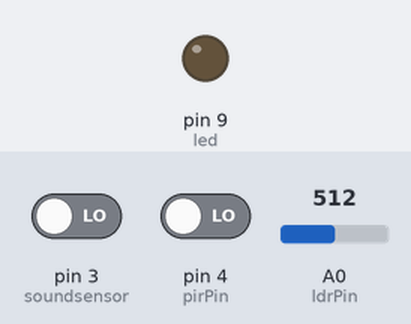
Bench run of a sketch on a simulated Arduino Uno, built with avr-gcc and run on an emulated ATmega328P. Shown: output pins drawn as LEDs (lit = HIGH). The inputs (shaded band) are chosen by the test bench; at power-on: pin 3 (soundsensor) LOW, pin 4 (pirPin) LOW, A0 (ldrPin) = 512.

Above: at 1.2 s.
1.3 s: pin 3 (soundsensor) driven HIGH and pin 4 (pirPin) driven HIGH
At 2.0 s:
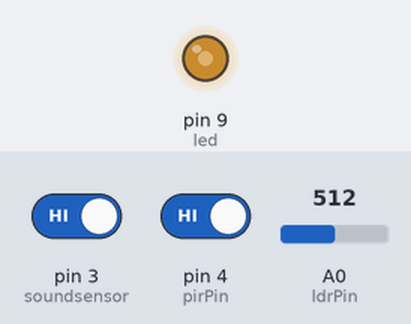
2.8 s: A0 (ldrPin) set to 716
At 3.2 s:
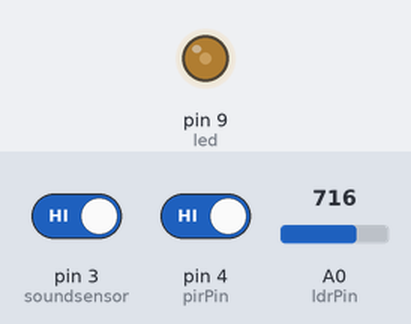
4.3 s: A0 (ldrPin) set to 900
At 5.5 s:
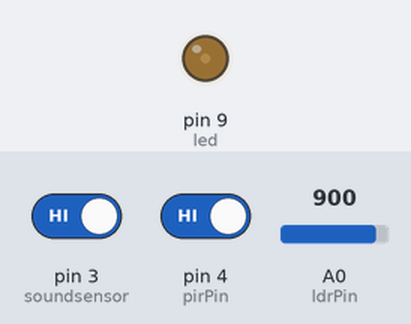
5.8 s: A0 (ldrPin) set to 122
At 6.6 s:
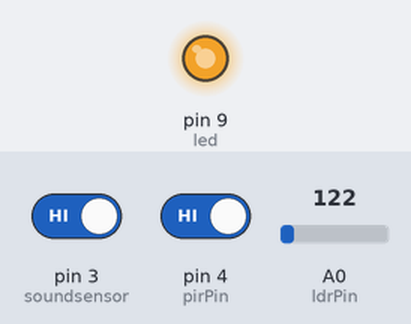
7.3 s: pin 3 (soundsensor) driven LOW
At 7.8 s:
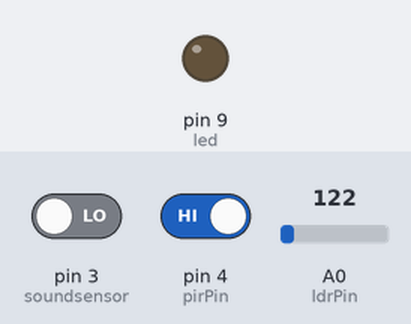
8.8 s: pin 3 (soundsensor) driven HIGH
At 10.1 s:
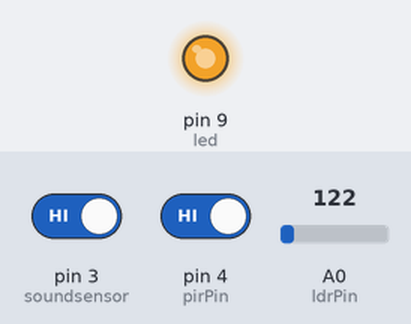
Timing chart, 0 to 11.3 s (numbered marks = the images above; inputs shaded):
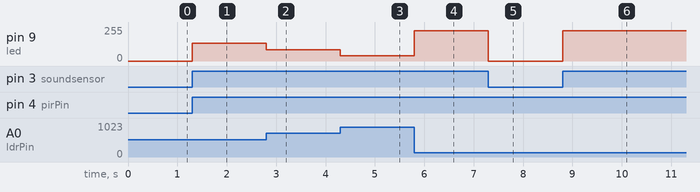

The sketch:

sketch_apr2a.ino
```cpp
int soundsensor = 3;
int pirPin = 4;
int led = 9;
int ldrPin = A0;

void setup()
{
  pinMode(soundsensor, INPUT);
  pinMode(pirPin, INPUT);
  pinMode(led, OUTPUT);
}

void loop()
{
  int motion = digitalRead(pirPin);            // PIR sensor: HIGH if motion detected
  int sensorvalue = digitalRead(soundsensor);  // Sound sensor: HIGH if sound detected
  int lightValue = analogRead(ldrPin);         // LDR: 0 (dark) to 1023 (bright)

  if (motion == HIGH && sensorvalue == HIGH)
  {
    int brightness = map(lightValue, 0, 1023, 255, 10);
    brightness = constrain(brightness, 10, 255);
    analogWrite(led, brightness);
  }
  else
  {
    analogWrite(led, 0);  // Turn LED off if no motion or no sound
  }
}
```

Measured:
- after the input at 1.3 s, pin 9 (led): 0/255 → 133/255 at once
- after the input at 2.8 s, pin 9 (led): 133/255 → 84/255 at once
- after the input at 4.3 s, pin 9 (led): 84/255 → 40/255 at once
- after the input at 5.8 s, pin 9 (led): 40/255 → 226/255 at once
- after the input at 7.3 s, pin 9 (led): 226/255 → 0/255 at once
- after the input at 8.8 s, pin 9 (led): 0/255 → 226/255 at once
